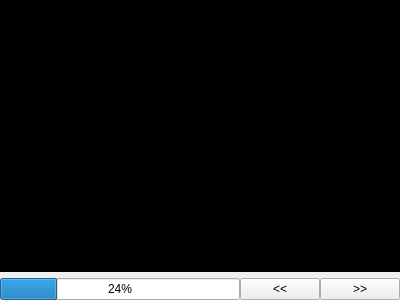
<?xml version="1.0" encoding="UTF-8"?>
<ui version="4.0">
 <class>RIORegistrationWidget</class>
 <widget class="QWidget" name="RIORegistrationWidget">
  <property name="geometry">
   <rect>
    <x>0</x>
    <y>0</y>
    <width>400</width>
    <height>300</height>
   </rect>
  </property>
  <property name="windowTitle">
   <string>RIORegistrationWidget</string>
  </property>
  <layout class="QVBoxLayout" name="verticalLayout">
   <property name="leftMargin">
    <number>0</number>
   </property>
   <property name="topMargin">
    <number>0</number>
   </property>
   <property name="rightMargin">
    <number>0</number>
   </property>
   <property name="bottomMargin">
    <number>0</number>
   </property>
   <item>
    <widget class="QLabel" name="imageViewer">
     <property name="sizePolicy">
      <sizepolicy hsizetype="Preferred" vsizetype="Expanding">
       <horstretch>0</horstretch>
       <verstretch>0</verstretch>
      </sizepolicy>
     </property>
     <property name="styleSheet">
      <string notr="true">#imageViewer {
  background: rgb(0, 0, 0)
}</string>
     </property>
     <property name="text">
      <string/>
     </property>
     <property name="scaledContents">
      <bool>true</bool>
     </property>
    </widget>
   </item>
   <item>
    <layout class="QHBoxLayout" name="horizontalLayout">
     <property name="spacing">
      <number>0</number>
     </property>
     <item>
      <widget class="QProgressBar" name="progressBarRegistration">
       <property name="value">
        <number>24</number>
       </property>
      </widget>
     </item>
     <item>
      <widget class="QPushButton" name="pushButtonLeft">
       <property name="text">
        <string>&lt;&lt;</string>
       </property>
      </widget>
     </item>
     <item>
      <widget class="QPushButton" name="pushButtonRight">
       <property name="text">
        <string>&gt;&gt;</string>
       </property>
      </widget>
     </item>
    </layout>
   </item>
  </layout>
 </widget>
 <resources/>
 <connections/>
</ui>
